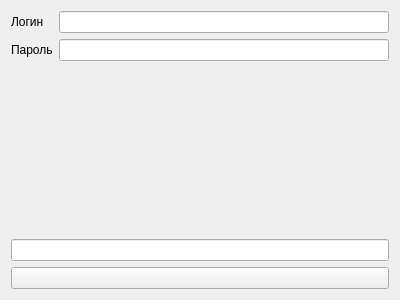
<?xml version="1.0" encoding="UTF-8"?>
<ui version="4.0">
 <class>Form</class>
 <widget class="QWidget" name="Form">
  <property name="geometry">
   <rect>
    <x>0</x>
    <y>0</y>
    <width>400</width>
    <height>300</height>
   </rect>
  </property>
  <property name="windowTitle">
   <string>Регистрация</string>
  </property>
  <layout class="QVBoxLayout" name="verticalLayout">
   <item>
    <layout class="QFormLayout" name="formLayout">
     <item row="0" column="0">
      <widget class="QLabel" name="label">
       <property name="text">
        <string>Логин</string>
       </property>
      </widget>
     </item>
     <item row="1" column="0">
      <widget class="QLabel" name="label_2">
       <property name="text">
        <string>Пароль</string>
       </property>
      </widget>
     </item>
     <item row="0" column="1">
      <widget class="QLineEdit" name="loginInput"/>
     </item>
     <item row="1" column="1">
      <widget class="QLineEdit" name="passwordInput"/>
     </item>
    </layout>
   </item>
   <item>
    <widget class="QLineEdit" name="errorField">
     <property name="readOnly">
      <bool>true</bool>
     </property>
    </widget>
   </item>
   <item>
    <widget class="QPushButton" name="signButton">
     <property name="text">
      <string/>
     </property>
    </widget>
   </item>
  </layout>
 </widget>
 <resources/>
 <connections/>
</ui>
